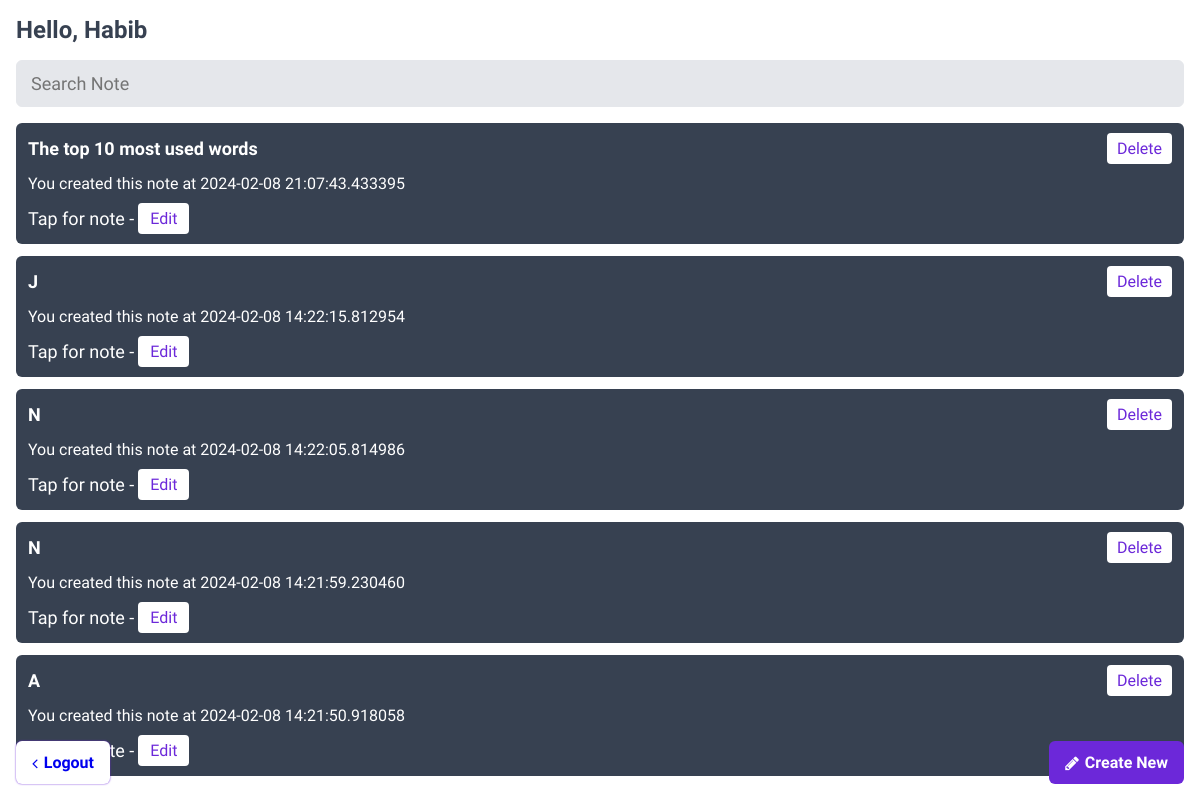
Page / (signed in) on the earlier database version.
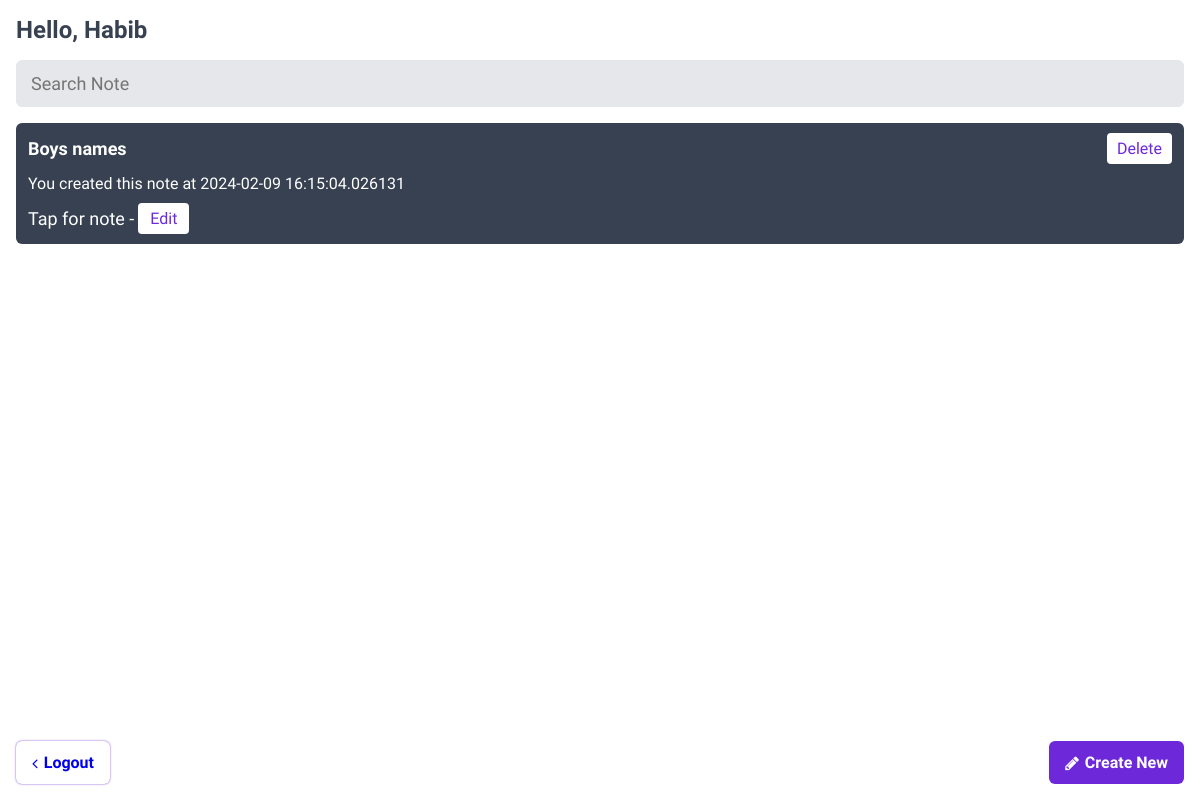
Same page on the later database version.
### app.py (models this page shows)
class User(db.Model):
    __tablename__ = "users"
    id = db.Column(db.Integer, primary_key = True)
    username = db.Column(db.String(50))
    email = db.Column(db.String(50), unique = True)
    password = db.Column(db.String(40))
    image_filename = db.Column(db.String(100))
    entries = db.relationship('Entry', backref='users', overlaps="users,entries")

class Note(db.Model):
    id = db.Column(db.Integer, primary_key= True)
    title = db.Column(db.String(100))
    text = db.Column(db.String(500))
    timestamp = db.Column(db.DateTime, default = datetime.utcnow)

### app.py (the view)
@app.route("/")
@login_required
def show_entries():
    if "user_id" in session:
        user_id = session["user_id"]
        if user_id:
            user = User.query.get(user_id)
            if user:
                notes = Note.query.order_by(Note.id.desc()).all()
                return render_template("entries/home.html", name = user, notes = notes)

### app.py (called while the page is built)
def login_required(view):
    @wraps(view)
    def inner(*args, **kwargs):
        if not session.get("logged_in"):
            return redirect(url_for("login"))
        return view(*args, **kwargs)
    return inner

### templates/entries/home.html (shortened to what this page needs)
<!doctype html>
<html lang="en">
	<head>
		<link
			rel="stylesheet"
			href="{{url_for('static', filename='./global.css')}}"
		/>
		<link
			rel="stylesheet"
			href="{{url_for('static', filename='./home.css')}}"
		/>
		<link
			rel="stylesheet"
			href="https://cdnjs.cloudflare.com/ajax/libs/font-awesome/4.7.0/css/font-awesome.min.css"
		/>
	</head>
	<body>
		<section class="home-container">
			<h1>Hello, {{ name.username }}</h1>
			<input placeholder="Search Note" />
			<div>
				{% for note in notes %}
				<div>
					<div class="notes">
						<div class="note-head">
							<label class="note-title"> {{ note.title }} </label>
							<a href="/delete/{{ note.id }}"> Delete </a>
						</div>
						<p class="timestamp">
							You created this note at {{ note.timestamp }}
						</p>
						<p class="tap">
							Tap for note -
							<a href="/edit/{{ note.id }}/new">Edit</a>
						</p>
					</div>
					{% else %}
					<p class="empty">No entry yet</p>
					{% endfor %}
				</div>
			</div>
			<div class="footer">
				<a href="/logout"> <i class="fa fa-angle-left"></i> Logout </a>
				<a href="/new_add"> <i class="fa fa-pencil"></i> Create New </a>
			</div>
		</section>
	</body>
</html>

### static/global.css (style rules this page uses)
* { padding: 0; margin: 0; border: none; outline: none; box-sizing: border-box; font-family: "Quicksand", sans-serif; }

### static/home.css (style rules this page uses)
body { background: var(--white); }
:root { --main: hsl(263, 70%, 50.4%); --lightgrey: hsl(220, 13%, 91%); --darkgrey: hsl(217, 19.1%, 26.7%); --white: rgba(255, 255, 255, 1); }
.home-container { padding: 16px; }
.home-container > h1 { font-size: 24px; color: var(--darkgrey); }
.home-container > input { display: block; padding: 12px 14px; font-size: 18px; background: var(--lightgrey); width: 100%; border-radius: 6px; border: 1px solid var(--lightgrey); caret-color: var(--main); margin-block: 16px; }
.notes { background: var(--darkgrey); color: var(--white); margin-top: 12px; padding: 10px 12px; border-radius: 6px; overflow-y: scroll; }
.notes .note-title { font-size: 18px; font-weight: bolder; }
.notes .note-head { display: flex; justify-content: space-between; align-items: center; flex-direction: row; gap: 20px; width: 100%; }
.notes .note-head a { display: block; background: var(--white); color: var(--main); padding: 6px 10px; border-radius: 4px; text-decoration: none; }
.notes .timestamp { padding-block: 10px; font-size: 16px; }
.notes .tap { display: flex; justify-content: start; align-items: center; flex-direction: row; font-size: 18px; gap: 4px; }
.notes .tap a { display: block; background: var(--white); color: var(--main); padding: 6px 12px; border-radius: 4px; text-decoration: none; font-size: 16px; }
.footer { display: flex; justify-content: space-between; align-items: center; flex-direction: row; position: fixed; left: 16px; right: 16px; bottom: 16px; }
.footer a { display: flex; justify-content: start; align-items: center; flex-direction: row; gap: 6px; text-decoration: none; padding: 12px 16px; font-weight: bold; border-radius: 6px; }
.footer a:first-child { background: var(--white); box-shadow: 0px 0px 2px var(--main); }
.footer a:last-child { background: var(--main); color: var(--white); }

Differences in the rows shown:
removed Note: title "The top 10 most used words", timestamp "2024-02-08 21:07:43.433395"
removed Note: title "J", timestamp "2024-02-08 14:22:15.812954"
removed Note: title "N", timestamp "2024-02-08 14:22:05.814986"
removed Note: title "N", timestamp "2024-02-08 14:21:59.230460"
changed Note: title "A" → "Boys names"; timestamp "2024-02-08 14:21:50.918058" → "2024-02-09 16:15:04.026131"
